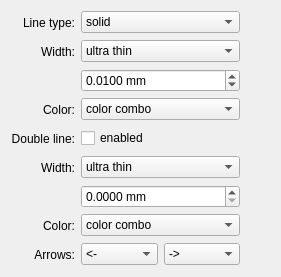
<?xml version="1.0" encoding="UTF-8"?>
<ui version="4.0">
 <class>LinePropertyWidget</class>
 <widget class="QWidget" name="LinePropertyWidget">
  <property name="geometry">
   <rect>
    <x>0</x>
    <y>0</y>
    <width>271</width>
    <height>252</height>
   </rect>
  </property>
  <property name="windowTitle">
   <string>Form</string>
  </property>
  <layout class="QGridLayout" name="gridLayout">
   <item row="0" column="1" colspan="2">
    <widget class="QComboBox" name="cmbPenStyle">
     <item>
      <property name="text">
       <string>solid</string>
      </property>
     </item>
     <item>
      <property name="text">
       <string>dotted</string>
      </property>
     </item>
     <item>
      <property name="text">
       <string>densely dotted</string>
      </property>
     </item>
     <item>
      <property name="text">
       <string>loosely dotted</string>
      </property>
     </item>
     <item>
      <property name="text">
       <string>dashed</string>
      </property>
     </item>
     <item>
      <property name="text">
       <string>densely dashed</string>
      </property>
     </item>
     <item>
      <property name="text">
       <string>loosely dashed</string>
      </property>
     </item>
     <item>
      <property name="text">
       <string>dash dotted</string>
      </property>
     </item>
     <item>
      <property name="text">
       <string>densely dash dotted</string>
      </property>
     </item>
     <item>
      <property name="text">
       <string>loosely dash dotted</string>
      </property>
     </item>
     <item>
      <property name="text">
       <string>dash dot dotted</string>
      </property>
     </item>
     <item>
      <property name="text">
       <string>densely dash dot dotted</string>
      </property>
     </item>
     <item>
      <property name="text">
       <string>loosely dash dot dotted</string>
      </property>
     </item>
    </widget>
   </item>
   <item row="0" column="0">
    <widget class="QLabel" name="lblLineType">
     <property name="text">
      <string>Line type:</string>
     </property>
     <property name="alignment">
      <set>Qt::AlignRight|Qt::AlignTrailing|Qt::AlignVCenter</set>
     </property>
     <property name="buddy">
      <cstring>cmbPenStyle</cstring>
     </property>
    </widget>
   </item>
   <item row="0" column="3">
    <widget class="QToolButton" name="toolButton">
     <property name="icon">
      <iconset theme="edit-clear">
       <normaloff/>
      </iconset>
     </property>
     <property name="autoRaise">
      <bool>true</bool>
     </property>
    </widget>
   </item>
   <item row="1" column="0">
    <widget class="QLabel" name="lblLineWidth">
     <property name="text">
      <string>Width:</string>
     </property>
     <property name="alignment">
      <set>Qt::AlignRight|Qt::AlignTrailing|Qt::AlignVCenter</set>
     </property>
     <property name="buddy">
      <cstring>cmbLineWidth</cstring>
     </property>
    </widget>
   </item>
   <item row="3" column="0">
    <widget class="QLabel" name="lblLineColor">
     <property name="text">
      <string>Color:</string>
     </property>
     <property name="alignment">
      <set>Qt::AlignRight|Qt::AlignTrailing|Qt::AlignVCenter</set>
     </property>
     <property name="buddy">
      <cstring>cmbInnerLineColor</cstring>
     </property>
    </widget>
   </item>
   <item row="2" column="1" colspan="2">
    <widget class="QDoubleSpinBox" name="sbLineWidth">
     <property name="suffix">
      <string> mm</string>
     </property>
     <property name="decimals">
      <number>4</number>
     </property>
     <property name="maximum">
      <double>5.000000000000000</double>
     </property>
     <property name="singleStep">
      <double>0.010000000000000</double>
     </property>
     <property name="value">
      <double>0.010000000000000</double>
     </property>
    </widget>
   </item>
   <item row="4" column="3">
    <widget class="QToolButton" name="toolButton_6">
     <property name="icon">
      <iconset theme="edit-clear">
       <normaloff>../../../../../../</normaloff>../../../../../../</iconset>
     </property>
     <property name="autoRaise">
      <bool>true</bool>
     </property>
    </widget>
   </item>
   <item row="3" column="1" colspan="2">
    <widget class="QComboBox" name="cmbLineColor">
     <item>
      <property name="text">
       <string>color combo</string>
      </property>
     </item>
    </widget>
   </item>
   <item row="3" column="3">
    <widget class="QToolButton" name="toolButton_7">
     <property name="icon">
      <iconset theme="edit-clear">
       <normaloff>../../../../../../</normaloff>../../../../../../</iconset>
     </property>
     <property name="autoRaise">
      <bool>true</bool>
     </property>
    </widget>
   </item>
   <item row="4" column="0">
    <widget class="QLabel" name="lblDoubleLine">
     <property name="text">
      <string>Double line:</string>
     </property>
     <property name="alignment">
      <set>Qt::AlignRight|Qt::AlignTrailing|Qt::AlignVCenter</set>
     </property>
     <property name="buddy">
      <cstring>cmbLineWidth</cstring>
     </property>
    </widget>
   </item>
   <item row="4" column="1" colspan="2">
    <widget class="QCheckBox" name="chkDoubleLine">
     <property name="text">
      <string>enabled</string>
     </property>
    </widget>
   </item>
   <item row="1" column="1" colspan="2">
    <widget class="QComboBox" name="cmbLineWidth">
     <item>
      <property name="text">
       <string>ultra thin</string>
      </property>
     </item>
     <item>
      <property name="text">
       <string>very thin</string>
      </property>
     </item>
     <item>
      <property name="text">
       <string>thin</string>
      </property>
     </item>
     <item>
      <property name="text">
       <string>semi thick</string>
      </property>
     </item>
     <item>
      <property name="text">
       <string>thick</string>
      </property>
     </item>
     <item>
      <property name="text">
       <string>very thick</string>
      </property>
     </item>
     <item>
      <property name="text">
       <string>ultra thick</string>
      </property>
     </item>
     <item>
      <property name="text">
       <string>custom</string>
      </property>
     </item>
    </widget>
   </item>
   <item row="1" column="3">
    <widget class="QToolButton" name="toolButton_2">
     <property name="icon">
      <iconset theme="edit-clear">
       <normaloff>../../../../../../</normaloff>../../../../../../</iconset>
     </property>
     <property name="autoRaise">
      <bool>true</bool>
     </property>
    </widget>
   </item>
   <item row="5" column="0">
    <widget class="QLabel" name="lblInnerLinerWidth">
     <property name="text">
      <string>Width:</string>
     </property>
     <property name="alignment">
      <set>Qt::AlignRight|Qt::AlignTrailing|Qt::AlignVCenter</set>
     </property>
     <property name="buddy">
      <cstring>cmbLineWidth</cstring>
     </property>
    </widget>
   </item>
   <item row="5" column="1" colspan="2">
    <widget class="QComboBox" name="cmbInnerLineWidth">
     <item>
      <property name="text">
       <string>ultra thin</string>
      </property>
     </item>
     <item>
      <property name="text">
       <string>very thin</string>
      </property>
     </item>
     <item>
      <property name="text">
       <string>thin</string>
      </property>
     </item>
     <item>
      <property name="text">
       <string>semi thick</string>
      </property>
     </item>
     <item>
      <property name="text">
       <string>thick</string>
      </property>
     </item>
     <item>
      <property name="text">
       <string>very thick</string>
      </property>
     </item>
     <item>
      <property name="text">
       <string>ultra thick</string>
      </property>
     </item>
     <item>
      <property name="text">
       <string>custom</string>
      </property>
     </item>
    </widget>
   </item>
   <item row="5" column="3">
    <widget class="QToolButton" name="toolButton_4">
     <property name="icon">
      <iconset theme="edit-clear">
       <normaloff>../../../../../../</normaloff>../../../../../../</iconset>
     </property>
     <property name="autoRaise">
      <bool>true</bool>
     </property>
    </widget>
   </item>
   <item row="6" column="1" colspan="2">
    <widget class="QDoubleSpinBox" name="sbInnerLineWidth">
     <property name="suffix">
      <string> mm</string>
     </property>
     <property name="decimals">
      <number>4</number>
     </property>
     <property name="maximum">
      <double>5.000000000000000</double>
     </property>
     <property name="singleStep">
      <double>0.010000000000000</double>
     </property>
    </widget>
   </item>
   <item row="7" column="0">
    <widget class="QLabel" name="lblInnerLineColor">
     <property name="text">
      <string>Color:</string>
     </property>
     <property name="alignment">
      <set>Qt::AlignRight|Qt::AlignTrailing|Qt::AlignVCenter</set>
     </property>
     <property name="buddy">
      <cstring>cmbInnerLineColor</cstring>
     </property>
    </widget>
   </item>
   <item row="7" column="1" colspan="2">
    <widget class="QComboBox" name="cmbInnerLineColor">
     <item>
      <property name="text">
       <string>color combo</string>
      </property>
     </item>
    </widget>
   </item>
   <item row="7" column="3">
    <widget class="QToolButton" name="toolButton_3">
     <property name="icon">
      <iconset theme="edit-clear">
       <normaloff>../../../../../../</normaloff>../../../../../../</iconset>
     </property>
     <property name="autoRaise">
      <bool>true</bool>
     </property>
    </widget>
   </item>
   <item row="8" column="0">
    <widget class="QLabel" name="label_4">
     <property name="text">
      <string>Arrows:</string>
     </property>
     <property name="alignment">
      <set>Qt::AlignRight|Qt::AlignTrailing|Qt::AlignVCenter</set>
     </property>
     <property name="buddy">
      <cstring>comboBox_5</cstring>
     </property>
    </widget>
   </item>
   <item row="8" column="1">
    <widget class="QComboBox" name="comboBox_5">
     <item>
      <property name="text">
       <string>&lt;-</string>
      </property>
     </item>
    </widget>
   </item>
   <item row="8" column="2">
    <widget class="QComboBox" name="comboBox_4">
     <item>
      <property name="text">
       <string>-&gt;</string>
      </property>
     </item>
    </widget>
   </item>
   <item row="8" column="3">
    <widget class="QToolButton" name="toolButton_5">
     <property name="icon">
      <iconset theme="edit-clear">
       <normaloff>../../../../../../</normaloff>../../../../../../</iconset>
     </property>
     <property name="autoRaise">
      <bool>true</bool>
     </property>
    </widget>
   </item>
   <item row="9" column="1">
    <spacer name="verticalSpacer">
     <property name="orientation">
      <enum>Qt::Vertical</enum>
     </property>
     <property name="sizeType">
      <enum>QSizePolicy::Expanding</enum>
     </property>
     <property name="sizeHint" stdset="0">
      <size>
       <width>0</width>
       <height>0</height>
      </size>
     </property>
    </spacer>
   </item>
  </layout>
 </widget>
 <resources/>
 <connections>
  <connection>
   <sender>chkDoubleLine</sender>
   <signal>toggled(bool)</signal>
   <receiver>cmbInnerLineWidth</receiver>
   <slot>setEnabled(bool)</slot>
   <hints>
    <hint type="sourcelabel">
     <x>84</x>
     <y>121</y>
    </hint>
    <hint type="destinationlabel">
     <x>86</x>
     <y>149</y>
    </hint>
   </hints>
  </connection>
  <connection>
   <sender>chkDoubleLine</sender>
   <signal>toggled(bool)</signal>
   <receiver>sbInnerLineWidth</receiver>
   <slot>setEnabled(bool)</slot>
   <hints>
    <hint type="sourcelabel">
     <x>213</x>
     <y>121</y>
    </hint>
    <hint type="destinationlabel">
     <x>213</x>
     <y>174</y>
    </hint>
   </hints>
  </connection>
  <connection>
   <sender>chkDoubleLine</sender>
   <signal>toggled(bool)</signal>
   <receiver>cmbInnerLineColor</receiver>
   <slot>setEnabled(bool)</slot>
   <hints>
    <hint type="sourcelabel">
     <x>184</x>
     <y>121</y>
    </hint>
    <hint type="destinationlabel">
     <x>185</x>
     <y>204</y>
    </hint>
   </hints>
  </connection>
  <connection>
   <sender>chkDoubleLine</sender>
   <signal>toggled(bool)</signal>
   <receiver>lblInnerLinerWidth</receiver>
   <slot>setEnabled(bool)</slot>
   <hints>
    <hint type="sourcelabel">
     <x>116</x>
     <y>123</y>
    </hint>
    <hint type="destinationlabel">
     <x>52</x>
     <y>152</y>
    </hint>
   </hints>
  </connection>
  <connection>
   <sender>chkDoubleLine</sender>
   <signal>toggled(bool)</signal>
   <receiver>lblInnerLineColor</receiver>
   <slot>setEnabled(bool)</slot>
   <hints>
    <hint type="sourcelabel">
     <x>148</x>
     <y>123</y>
    </hint>
    <hint type="destinationlabel">
     <x>52</x>
     <y>205</y>
    </hint>
   </hints>
  </connection>
 </connections>
</ui>
